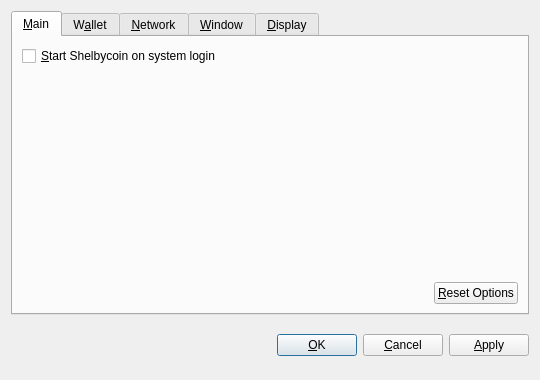
<?xml version="1.0" encoding="UTF-8"?>
<ui version="4.0">
 <class>OptionsDialog</class>
 <widget class="QDialog" name="OptionsDialog">
  <property name="geometry">
   <rect>
    <x>0</x>
    <y>0</y>
    <width>540</width>
    <height>380</height>
   </rect>
  </property>
  <property name="windowTitle">
   <string>Options</string>
  </property>
  <property name="modal">
   <bool>true</bool>
  </property>
  <layout class="QVBoxLayout" name="verticalLayout">
   <item>
    <widget class="QTabWidget" name="tabWidget">
     <property name="tabPosition">
      <enum>QTabWidget::North</enum>
     </property>
     <property name="currentIndex">
      <number>0</number>
     </property>
     <widget class="QWidget" name="tabMain">
      <attribute name="title">
       <string>&amp;Main</string>
      </attribute>
      <layout class="QVBoxLayout" name="verticalLayout_Main">
       <item>
        <widget class="QCheckBox" name="bitcoinAtStartup">
         <property name="toolTip">
          <string>Automatically start Shelbycoin after logging in to the system.</string>
         </property>
         <property name="text">
          <string>&amp;Start Shelbycoin on system login</string>
         </property>
        </widget>
       </item>
       <item>
        <spacer name="verticalSpacer_Main">
         <property name="orientation">
          <enum>Qt::Vertical</enum>
         </property>
         <property name="sizeHint" stdset="0">
          <size>
           <width>20</width>
           <height>40</height>
          </size>
         </property>
        </spacer>
       </item>
       <item>
        <layout class="QHBoxLayout" name="horizontalLayout_2_Main">
         <item>
          <spacer name="horizontalSpacer_2_Main">
           <property name="orientation">
            <enum>Qt::Horizontal</enum>
           </property>
           <property name="sizeHint" stdset="0">
            <size>
             <width>40</width>
             <height>20</height>
            </size>
           </property>
          </spacer>
         </item>
         <item>
          <widget class="QPushButton" name="resetButton">
           <property name="toolTip">
            <string>Reset all client options to default.</string>
           </property>
           <property name="text">
            <string>&amp;Reset Options</string>
           </property>
           <property name="autoDefault">
            <bool>false</bool>
           </property>
          </widget>
         </item>
        </layout>
       </item>
      </layout>
     </widget>
     <widget class="QWidget" name="tabWallet">
      <attribute name="title">
       <string>W&amp;allet</string>
      </attribute>
      <layout class="QVBoxLayout" name="verticalLayout_Network">
       <item>
        <widget class="QLabel" name="transactionFeeInfoLabel">
         <property name="text">
          <string>Optional transaction fee per kB that helps make sure your transactions are processed quickly. Most transactions are 1 kB.</string>
         </property>
         <property name="textFormat">
          <enum>Qt::PlainText</enum>
         </property>
         <property name="wordWrap">
          <bool>true</bool>
         </property>
        </widget>
       </item>
       <item>
        <layout class="QHBoxLayout" name="horizontalLayout_1_Main">
         <item>
          <widget class="QLabel" name="transactionFeeLabel">
           <property name="text">
            <string>Pay transaction &amp;fee</string>
           </property>
           <property name="textFormat">
            <enum>Qt::PlainText</enum>
           </property>
           <property name="buddy">
            <cstring>transactionFee</cstring>
           </property>
          </widget>
         </item>
         <item>
          <widget class="BitcoinAmountField" name="transactionFee"/>
         </item>
         <item>
          <spacer name="horizontalSpacer_1_Main">
           <property name="orientation">
            <enum>Qt::Horizontal</enum>
           </property>
           <property name="sizeHint" stdset="0">
            <size>
             <width>40</width>
             <height>20</height>
            </size>
           </property>
          </spacer>
         </item>
        </layout>
       </item>
       <item>
        <widget class="QLabel" name="label">
         <property name="text">
          <string>If you disable the spending of unconfirmed change, the change from a transaction cannot be used until that transaction has at least one confirmation. This also affects how your balance is computed.</string>
         </property>
         <property name="wordWrap">
          <bool>true</bool>
         </property>
        </widget>
       </item>
       <item>
        <widget class="QCheckBox" name="spendZeroConfChange">
         <property name="text">
          <string>Spend unconfirmed change  (experts only)</string>
         </property>
        </widget>
       </item>
       <item>
        <spacer name="verticalSpacer">
         <property name="orientation">
          <enum>Qt::Vertical</enum>
         </property>
         <property name="sizeHint" stdset="0">
          <size>
           <width>20</width>
           <height>40</height>
          </size>
         </property>
        </spacer>
       </item>
      </layout>
     </widget>
     <widget class="QWidget" name="tabNetwork">
      <attribute name="title">
       <string>&amp;Network</string>
      </attribute>
      <layout class="QVBoxLayout" name="verticalLayout_Network">
       <item>
        <widget class="QCheckBox" name="mapPortUpnp">
         <property name="toolTip">
          <string>Automatically open the Shelbycoin client port on the router. This only works when your router supports UPnP and it is enabled.</string>
         </property>
         <property name="text">
          <string>Map port using &amp;UPnP</string>
         </property>
        </widget>
       </item>
       <item>
        <widget class="QCheckBox" name="connectSocks">
         <property name="toolTip">
          <string>Connect to the Shelbycoin network through a SOCKS proxy (e.g. when connecting through Tor).</string>
         </property>
         <property name="text">
          <string>&amp;Connect through SOCKS proxy:</string>
         </property>
        </widget>
       </item>
       <item>
        <layout class="QHBoxLayout" name="horizontalLayout_Network">
         <item>
          <widget class="QLabel" name="proxyIpLabel">
           <property name="text">
            <string>Proxy &amp;IP:</string>
           </property>
           <property name="textFormat">
            <enum>Qt::PlainText</enum>
           </property>
           <property name="buddy">
            <cstring>proxyIp</cstring>
           </property>
          </widget>
         </item>
         <item>
          <widget class="QValidatedLineEdit" name="proxyIp">
           <property name="maximumSize">
            <size>
             <width>140</width>
             <height>16777215</height>
            </size>
           </property>
           <property name="toolTip">
            <string>IP address of the proxy (e.g. 127.0.0.1)</string>
           </property>
          </widget>
         </item>
         <item>
          <widget class="QLabel" name="proxyPortLabel">
           <property name="text">
            <string>&amp;Port:</string>
           </property>
           <property name="textFormat">
            <enum>Qt::PlainText</enum>
           </property>
           <property name="buddy">
            <cstring>proxyPort</cstring>
           </property>
          </widget>
         </item>
         <item>
          <widget class="QLineEdit" name="proxyPort">
           <property name="maximumSize">
            <size>
             <width>55</width>
             <height>16777215</height>
            </size>
           </property>
           <property name="toolTip">
            <string>Port of the proxy (e.g. 9050)</string>
           </property>
          </widget>
         </item>
         <item>
          <widget class="QLabel" name="socksVersionLabel">
           <property name="text">
            <string>SOCKS &amp;Version:</string>
           </property>
           <property name="textFormat">
            <enum>Qt::PlainText</enum>
           </property>
           <property name="buddy">
            <cstring>socksVersion</cstring>
           </property>
          </widget>
         </item>
         <item>
          <widget class="QValueComboBox" name="socksVersion">
           <property name="toolTip">
            <string>SOCKS version of the proxy (e.g. 5)</string>
           </property>
          </widget>
         </item>
         <item>
          <spacer name="horizontalSpacer_Network">
           <property name="orientation">
            <enum>Qt::Horizontal</enum>
           </property>
           <property name="sizeHint" stdset="0">
            <size>
             <width>40</width>
             <height>20</height>
            </size>
           </property>
          </spacer>
         </item>
        </layout>
       </item>
       <item>
        <spacer name="verticalSpacer_Network">
         <property name="orientation">
          <enum>Qt::Vertical</enum>
         </property>
         <property name="sizeHint" stdset="0">
          <size>
           <width>20</width>
           <height>40</height>
          </size>
         </property>
        </spacer>
       </item>
      </layout>
     </widget>
     <widget class="QWidget" name="tabWindow">
      <attribute name="title">
       <string>&amp;Window</string>
      </attribute>
      <layout class="QVBoxLayout" name="verticalLayout_Window">
       <item>
        <widget class="QCheckBox" name="minimizeToTray">
         <property name="toolTip">
          <string>Show only a tray icon after minimizing the window.</string>
         </property>
         <property name="text">
          <string>&amp;Minimize to the tray instead of the taskbar</string>
         </property>
        </widget>
       </item>
       <item>
        <widget class="QCheckBox" name="minimizeOnClose">
         <property name="toolTip">
          <string>Minimize instead of exit the application when the window is closed. When this option is enabled, the application will be closed only after selecting Quit in the menu.</string>
         </property>
         <property name="text">
          <string>M&amp;inimize on close</string>
         </property>
        </widget>
       </item>
       <item>
        <spacer name="verticalSpacer_Window">
         <property name="orientation">
          <enum>Qt::Vertical</enum>
         </property>
         <property name="sizeHint" stdset="0">
          <size>
           <width>20</width>
           <height>40</height>
          </size>
         </property>
        </spacer>
       </item>
      </layout>
     </widget>
     <widget class="QWidget" name="tabDisplay">
      <attribute name="title">
       <string>&amp;Display</string>
      </attribute>
      <layout class="QVBoxLayout" name="verticalLayout_Display">
       <item>
        <layout class="QHBoxLayout" name="horizontalLayout_1_Display">
         <item>
          <widget class="QLabel" name="langLabel">
           <property name="text">
            <string>User Interface &amp;language:</string>
           </property>
           <property name="textFormat">
            <enum>Qt::PlainText</enum>
           </property>
           <property name="buddy">
            <cstring>lang</cstring>
           </property>
          </widget>
         </item>
         <item>
          <widget class="QValueComboBox" name="lang">
           <property name="toolTip">
            <string>The user interface language can be set here. This setting will take effect after restarting Shelbycoin.</string>
           </property>
          </widget>
         </item>
        </layout>
       </item>
       <item>
        <layout class="QHBoxLayout" name="horizontalLayout_2_Display">
         <item>
          <widget class="QLabel" name="unitLabel">
           <property name="text">
            <string>&amp;Unit to show amounts in:</string>
           </property>
           <property name="textFormat">
            <enum>Qt::PlainText</enum>
           </property>
           <property name="buddy">
            <cstring>unit</cstring>
           </property>
          </widget>
         </item>
         <item>
          <widget class="QValueComboBox" name="unit">
           <property name="toolTip">
            <string>Choose the default subdivision unit to show in the interface and when sending coins.</string>
           </property>
          </widget>
         </item>
        </layout>
       </item>
       <item>
        <widget class="QCheckBox" name="displayAddresses">
         <property name="toolTip">
          <string>Whether to show Shelbycoin addresses in the transaction list or not.</string>
         </property>
         <property name="text">
          <string>&amp;Display addresses in transaction list</string>
         </property>
        </widget>
       </item>
       <item>
        <widget class="QCheckBox" name="coinControlFeatures">
         <property name="toolTip">
          <string>Whether to show coin control features or not.</string>
         </property>
         <property name="text">
          <string>Display coin &amp;control features (experts only!)</string>
         </property>
        </widget>
       </item>
       <item>
        <spacer name="verticalSpacer_Display">
         <property name="orientation">
          <enum>Qt::Vertical</enum>
         </property>
         <property name="sizeHint" stdset="0">
          <size>
           <width>20</width>
           <height>40</height>
          </size>
         </property>
        </spacer>
       </item>
      </layout>
     </widget>
    </widget>
   </item>
   <item>
    <layout class="QHBoxLayout" name="horizontalLayout_Buttons">
     <item>
      <spacer name="horizontalSpacer_1">
       <property name="orientation">
        <enum>Qt::Horizontal</enum>
       </property>
       <property name="sizeHint" stdset="0">
        <size>
         <width>40</width>
         <height>48</height>
        </size>
       </property>
      </spacer>
     </item>
     <item>
      <widget class="QLabel" name="statusLabel">
       <property name="font">
        <font>
         <weight>75</weight>
         <bold>true</bold>
        </font>
       </property>
       <property name="text">
        <string/>
       </property>
       <property name="textFormat">
        <enum>Qt::PlainText</enum>
       </property>
       <property name="wordWrap">
        <bool>true</bool>
       </property>
      </widget>
     </item>
     <item>
      <spacer name="horizontalSpacer_2">
       <property name="orientation">
        <enum>Qt::Horizontal</enum>
       </property>
       <property name="sizeHint" stdset="0">
        <size>
         <width>40</width>
         <height>48</height>
        </size>
       </property>
      </spacer>
     </item>
     <item>
      <widget class="QPushButton" name="okButton">
       <property name="text">
        <string>&amp;OK</string>
       </property>
      </widget>
     </item>
     <item>
      <widget class="QPushButton" name="cancelButton">
       <property name="text">
        <string>&amp;Cancel</string>
       </property>
       <property name="autoDefault">
        <bool>false</bool>
       </property>
      </widget>
     </item>
     <item>
      <widget class="QPushButton" name="applyButton">
       <property name="text">
        <string>&amp;Apply</string>
       </property>
       <property name="autoDefault">
        <bool>false</bool>
       </property>
      </widget>
     </item>
    </layout>
   </item>
  </layout>
 </widget>
 <customwidgets>
  <customwidget>
   <class>BitcoinAmountField</class>
   <extends>QSpinBox</extends>
   <header>bitcoinamountfield.h</header>
  </customwidget>
  <customwidget>
   <class>QValueComboBox</class>
   <extends>QComboBox</extends>
   <header>qvaluecombobox.h</header>
  </customwidget>
  <customwidget>
   <class>QValidatedLineEdit</class>
   <extends>QLineEdit</extends>
   <header>qvalidatedlineedit.h</header>
  </customwidget>
 </customwidgets>
 <resources/>
 <connections/>
</ui>
